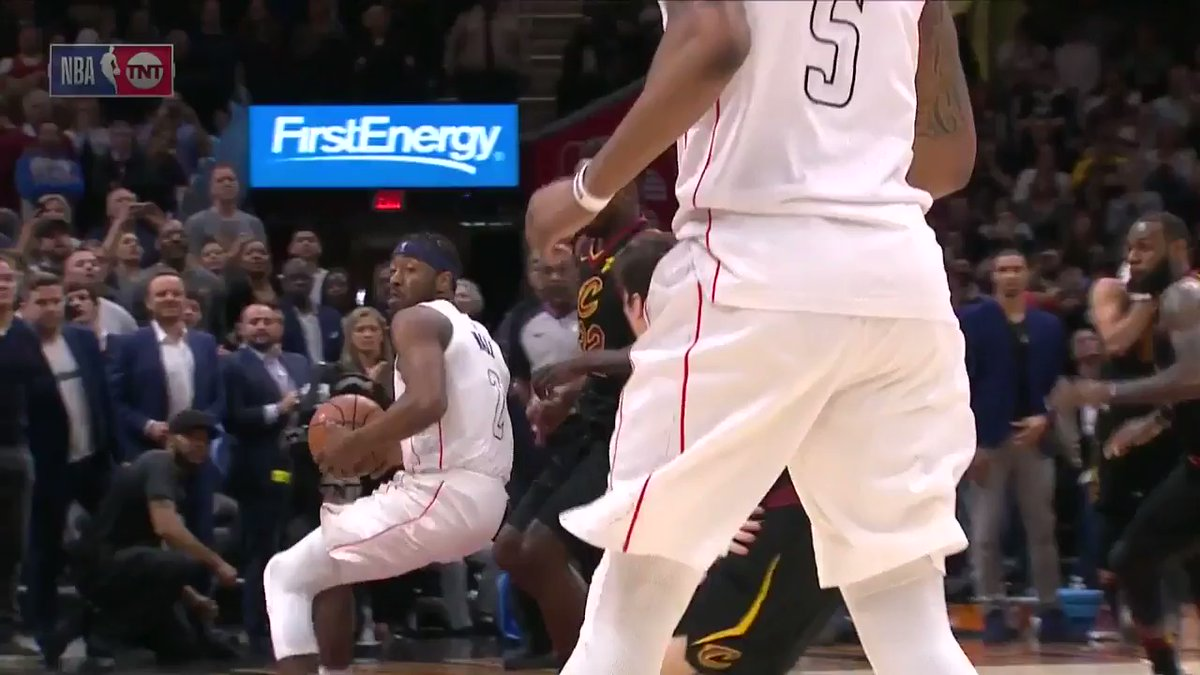
#> input picture resources/machine_learning/data/temp/0jamM0frCTwFGSnP.jpg, 1200 x 675 px; its folder holds only this picture in this run
$ python image_script.py data/temp/0jamM0frCTwFGSnP.jpg data/temp/510yPvx38n67EIdz.jpg   (older library calls are emulated)
#> lines starting #> are read from the running program, lines starting #| are printed output that depends on the picture
from PIL import Image
from numpy import array
from sklearn.ensemble import RandomForestClassifier
from sklearn.model_selection import train_test_split
from random import randint
import os
import sys
import urllib

# Returns data about the file given
def getFileData(filePath):

		# Remote file, so save it temporarily
#> called with filePath = 'data/temp/0jamM0frCTwFGSnP.jpg'
		if(filePath.startswith("http")):
			newFilename = os.path.basename(filePath);
			urllib.urlretrieve(filePath, 'data/temp/' + newFilename)
			filePath = 'data/temp/' + newFilename

		# convert image to 8-bit grayscale
		img = Image.open(filePath).convert('L')
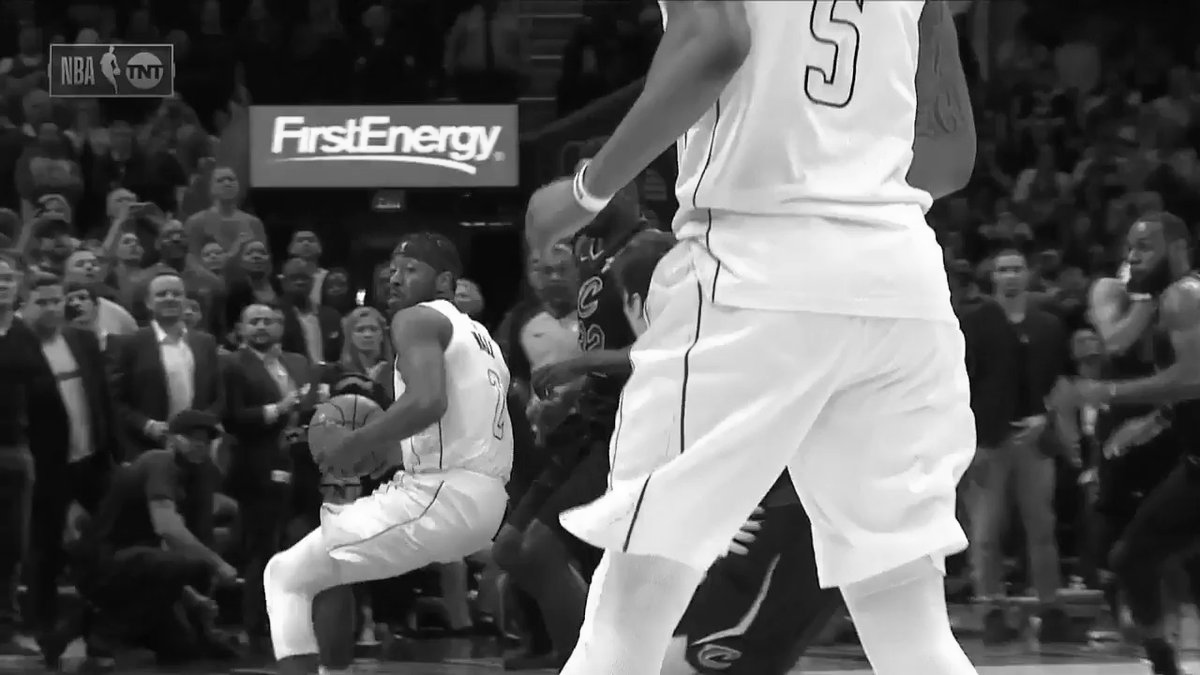
#> img: PIL image 1200x675 L; min 0, max 255, mean 90.8
		WIDTH, HEIGHT = img.size
#> WIDTH = 1200; HEIGHT = 675

		img = img.resize([400,400],Image.ANTIALIAS)
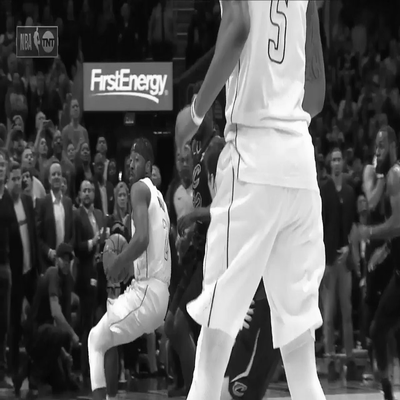
#> img: PIL image 400x400 L; min 0, max 255, mean 90.8
		data = list(img.getdata()) # convert image data to a list of integers
#> data = 160000 items
		# convert that to 2D list (list of lists of integers)
		data = [data[offset:offset+WIDTH] for offset in range(0, WIDTH*HEIGHT, WIDTH)]
#> data = 675 items

		# At this point the image's pixels are all in memory and can be accessed
		# individually using data[row][col].
		#os.remove(filePath)

		arr = array(img)

		imgValues = []
		for innerArrays in arr:
			for val in innerArrays:
				imgValues.append(val)
#> after the loop, imgValues = 160000 items

		#TODO: Something about this...
		if len(imgValues) == 5100:
			return

		return imgValues

def getDirectoryData(path):
	listing = os.listdir(path)
	directoryData = []
	for fileName in listing:
		# Skip hidden files
		if not fileName.startswith('.'):
			imgValues = getFileData(path + fileName)
			directoryData.append(imgValues)

	return directoryData

# Change the directory to this script's path
os.chdir(os.path.dirname(os.path.abspath(__file__)))

ImageToCheckPath = sys.argv[1]
dataPath = os.getcwd() + '/data/' + sys.argv[2]
imageToCheck = getFileData(ImageToCheckPath)
#> imageToCheck = 160000 items
imageFileName = os.path.basename(ImageToCheckPath)
tempPath = os.getcwd() + "/data/temp/" + os.path.basename(ImageToCheckPath)
goodLabels = []
badLabels = []
size = 100, 100 # max size of image
#> (the run stopped early here; a loop or call above may not have finished)

$ run again, on resources/machine_learning/data/temp/91PCsgvDxUvvhYqD.jpg
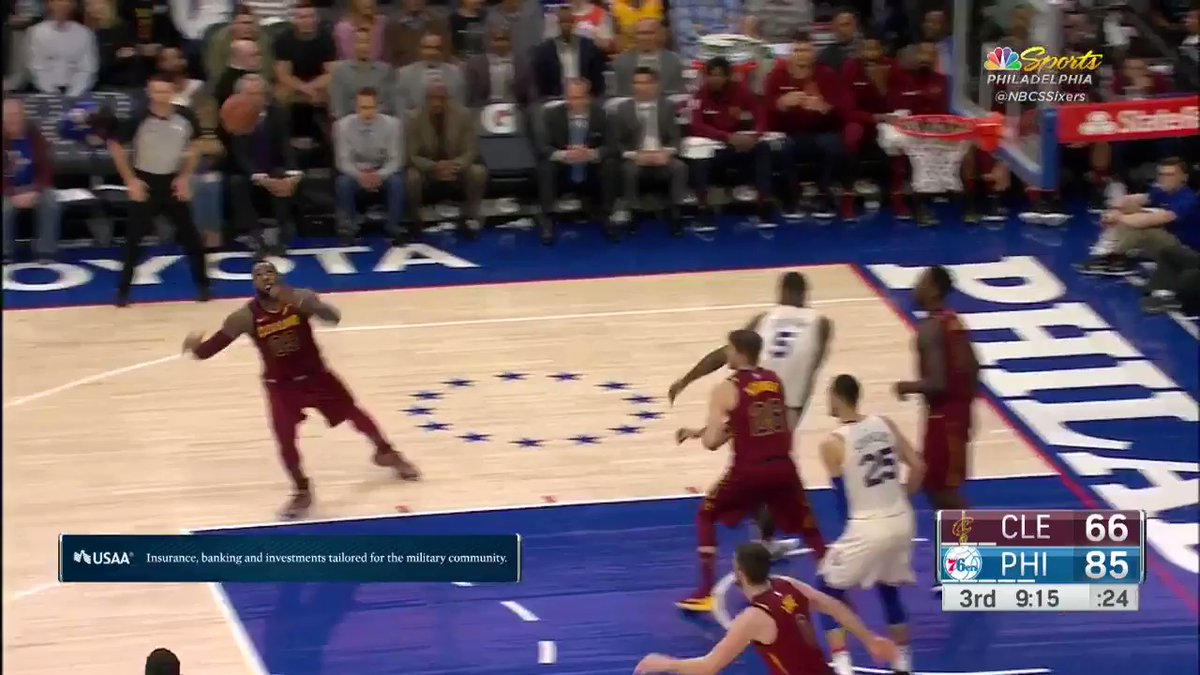
#> input picture resources/machine_learning/data/temp/91PCsgvDxUvvhYqD.jpg, 1200 x 675 px
#> in getFileData, `img = Image.open(filePath).convert('L')`:
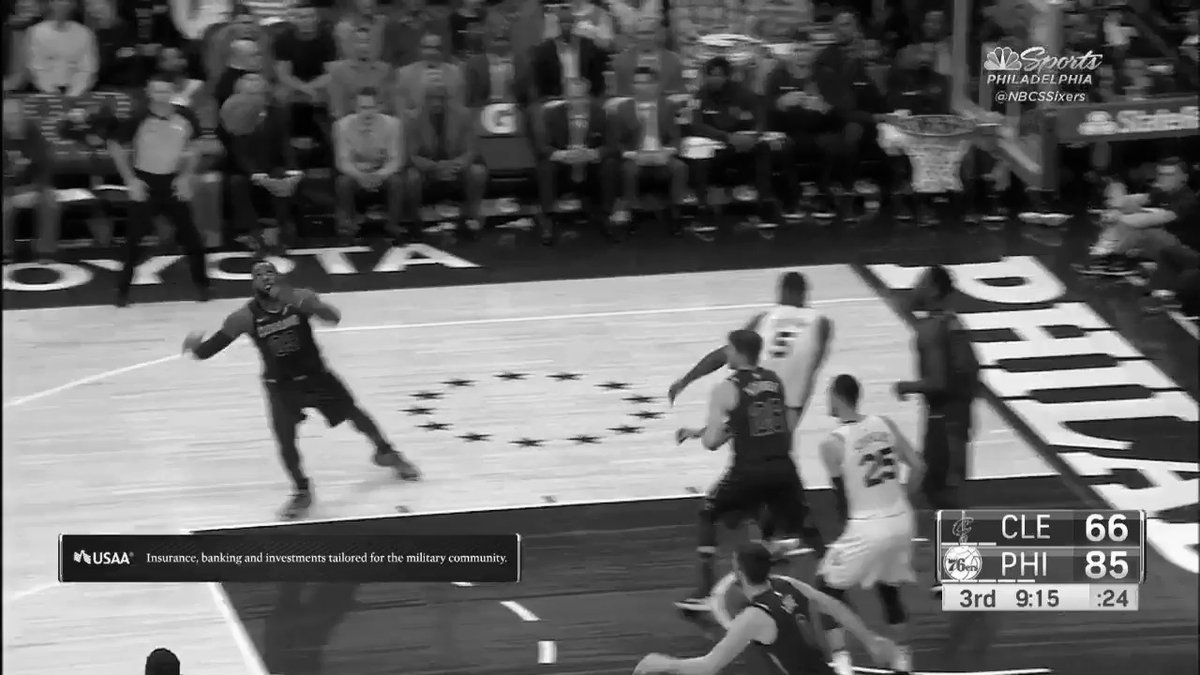
#> img: PIL image 1200x675 L; min 0, max 255, mean 102.4
#> in getFileData, `img = img.resize([400,400],Image.ANTIALIAS)`:
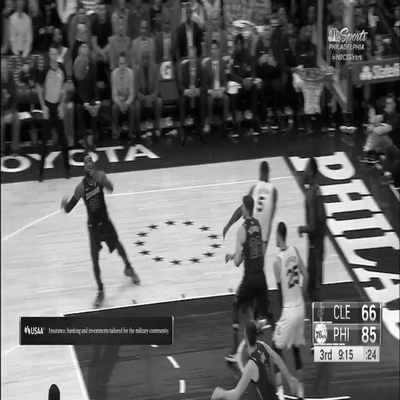
#> img: PIL image 400x400 L; min 0, max 255, mean 102.4
#> in getFileData, `data = list(img.getdata())`: data = 160000 items
#> in getFileData, `data = [data[offset:offset+WIDTH] for offset in range(0, WIDTH*HEIGHT,..`: data = 675 items
#> after the loop in getFileData, `for innerArrays in arr:`: imgValues = 160000 items

$ run again, on resources/machine_learning/data/temp/9VPXO9Q0mnLiriOI.jpg
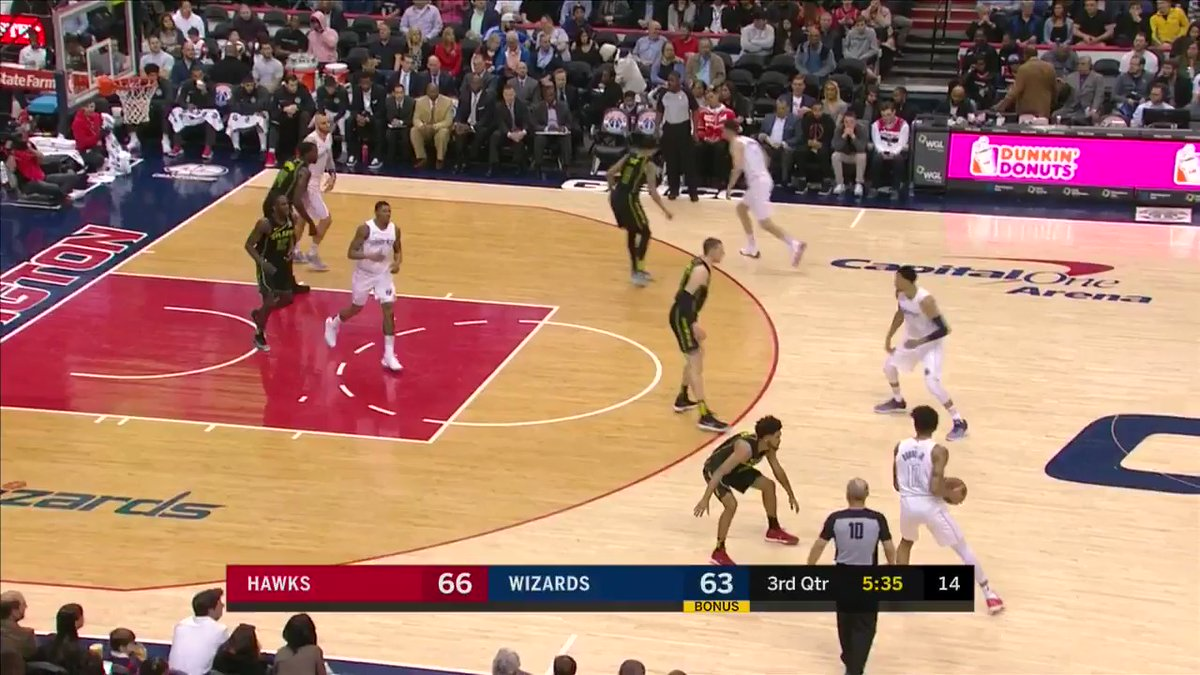
#> input picture resources/machine_learning/data/temp/9VPXO9Q0mnLiriOI.jpg, 1200 x 675 px
#> in getFileData, `img = Image.open(filePath).convert('L')`:
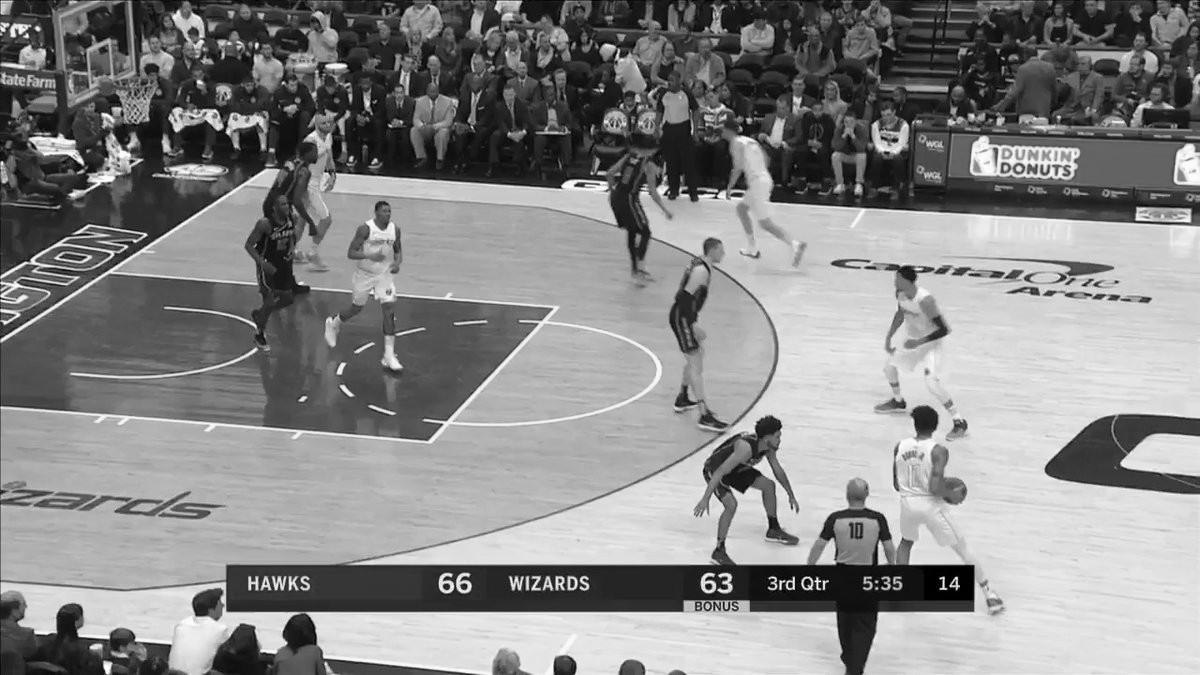
#> img: PIL image 1200x675 L; min 0, max 255, mean 135.7
#> in getFileData, `img = img.resize([400,400],Image.ANTIALIAS)`:
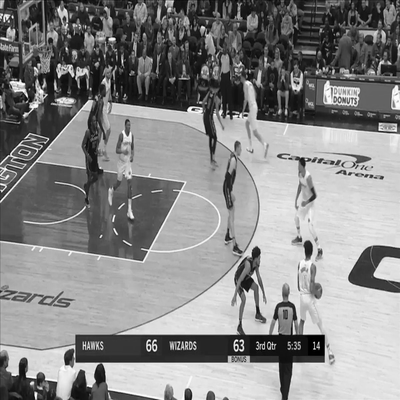
#> img: PIL image 400x400 L; min 0, max 255, mean 135.7
#> in getFileData, `data = list(img.getdata())`: data = 160000 items
#> in getFileData, `data = [data[offset:offset+WIDTH] for offset in range(0, WIDTH*HEIGHT,..`: data = 675 items
#> after the loop in getFileData, `for innerArrays in arr:`: imgValues = 160000 items

$ run again, on resources/machine_learning/data/temp/A9D1b9I7rq1GtPDp.jpg
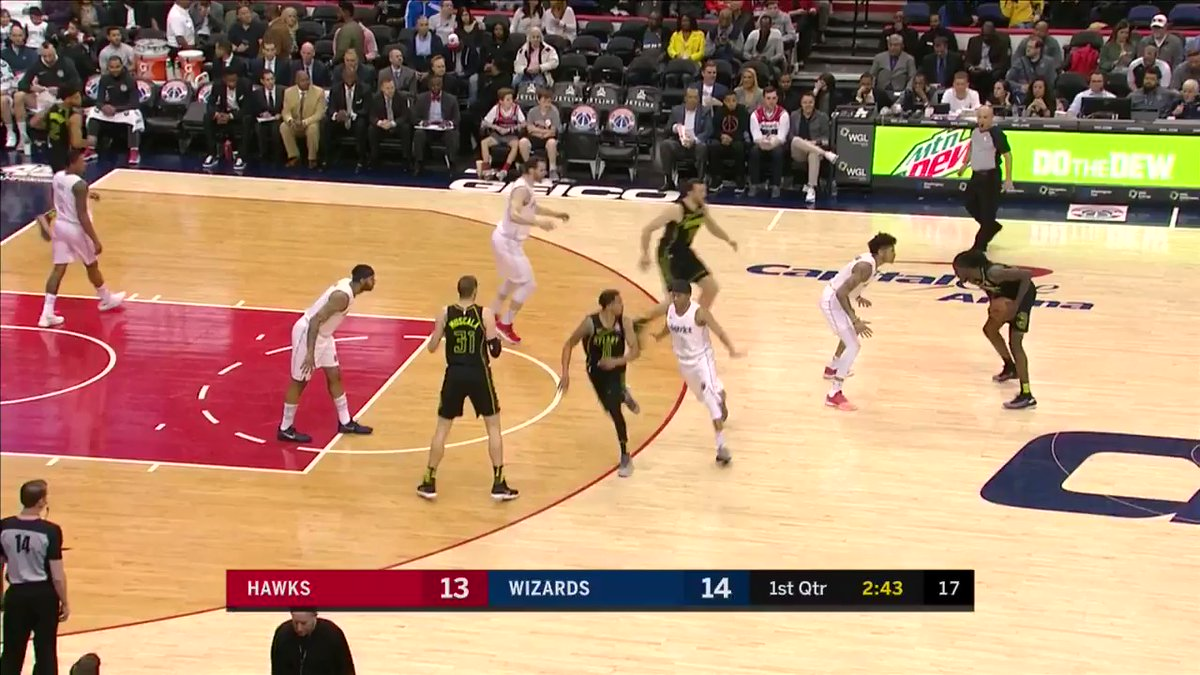
#> input picture resources/machine_learning/data/temp/A9D1b9I7rq1GtPDp.jpg, 1200 x 675 px
#> in getFileData, `img = Image.open(filePath).convert('L')`:
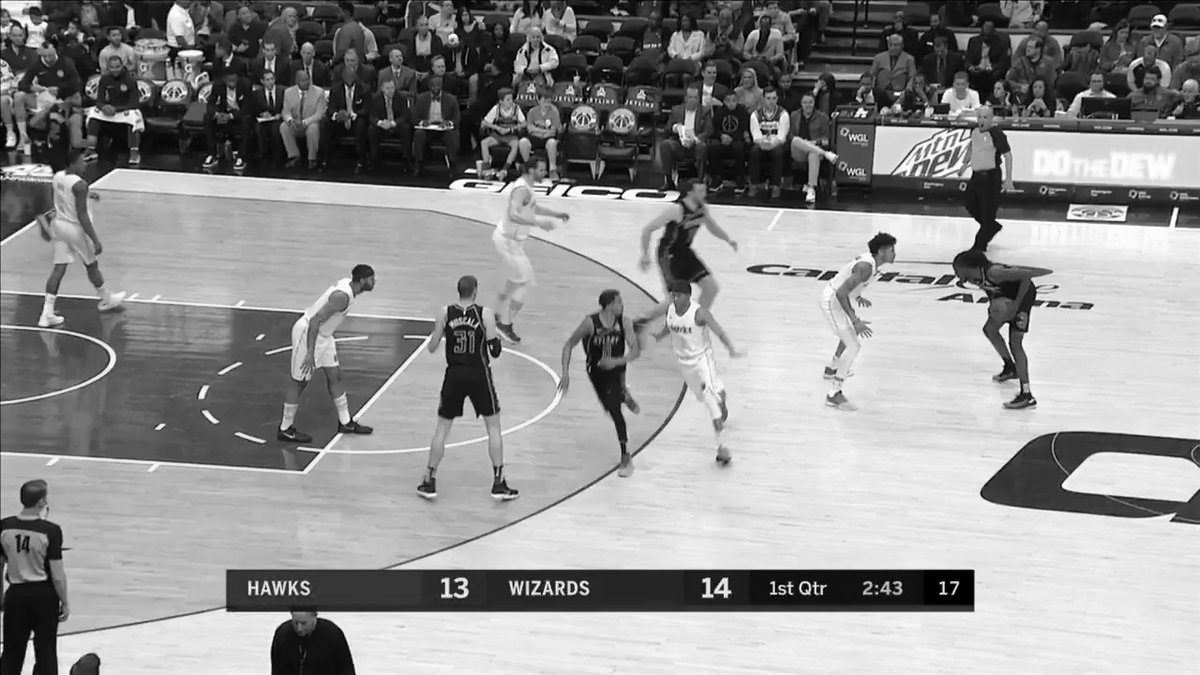
#> img: PIL image 1200x675 L; min 0, max 255, mean 145.2
#> in getFileData, `img = img.resize([400,400],Image.ANTIALIAS)`:
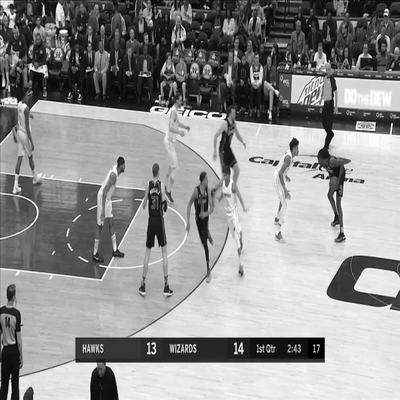
#> img: PIL image 400x400 L; min 0, max 255, mean 145.2
#> in getFileData, `data = list(img.getdata())`: data = 160000 items
#> in getFileData, `data = [data[offset:offset+WIDTH] for offset in range(0, WIDTH*HEIGHT,..`: data = 675 items
#> after the loop in getFileData, `for innerArrays in arr:`: imgValues = 160000 items
